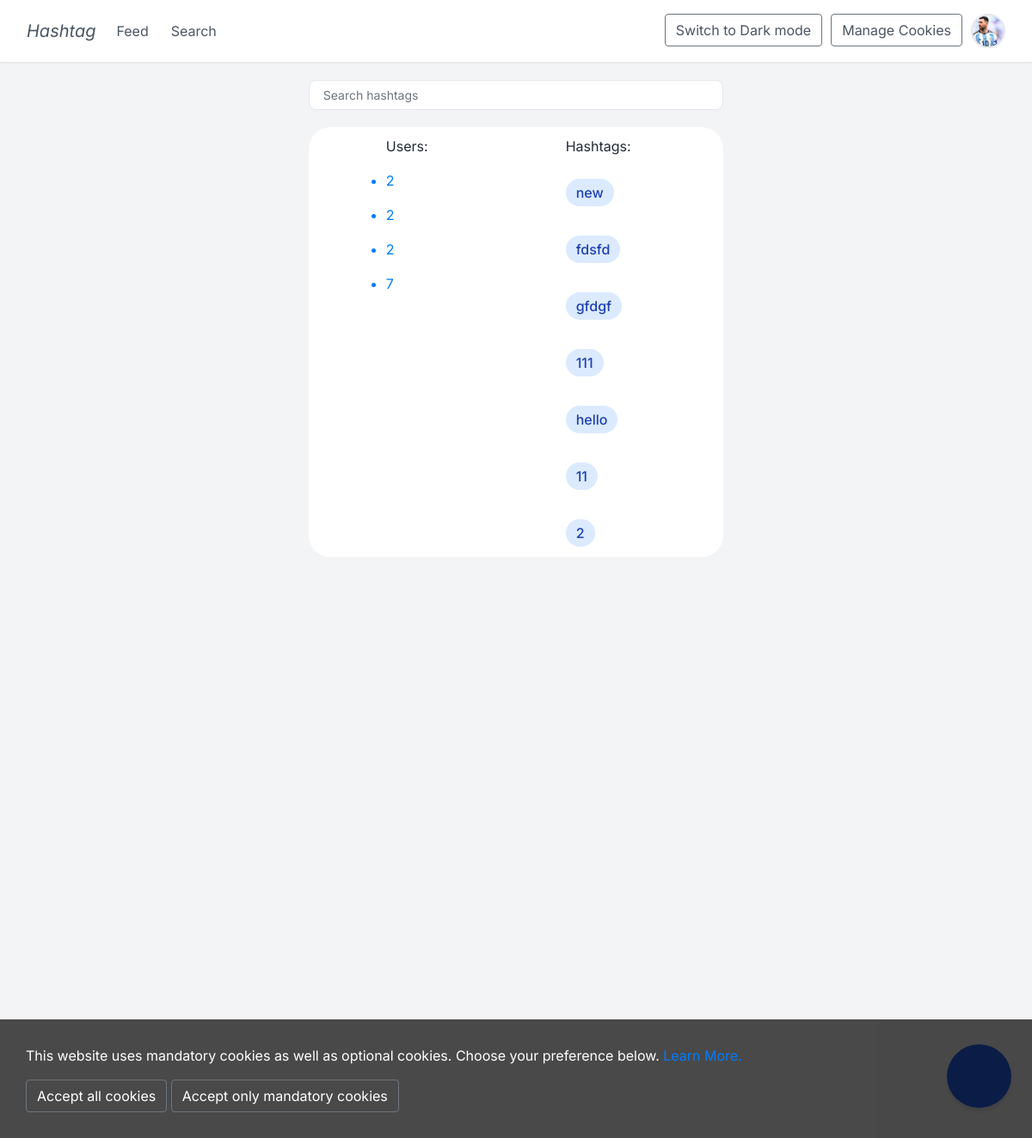
/search (signed in), run on an earlier commit of the app's database.
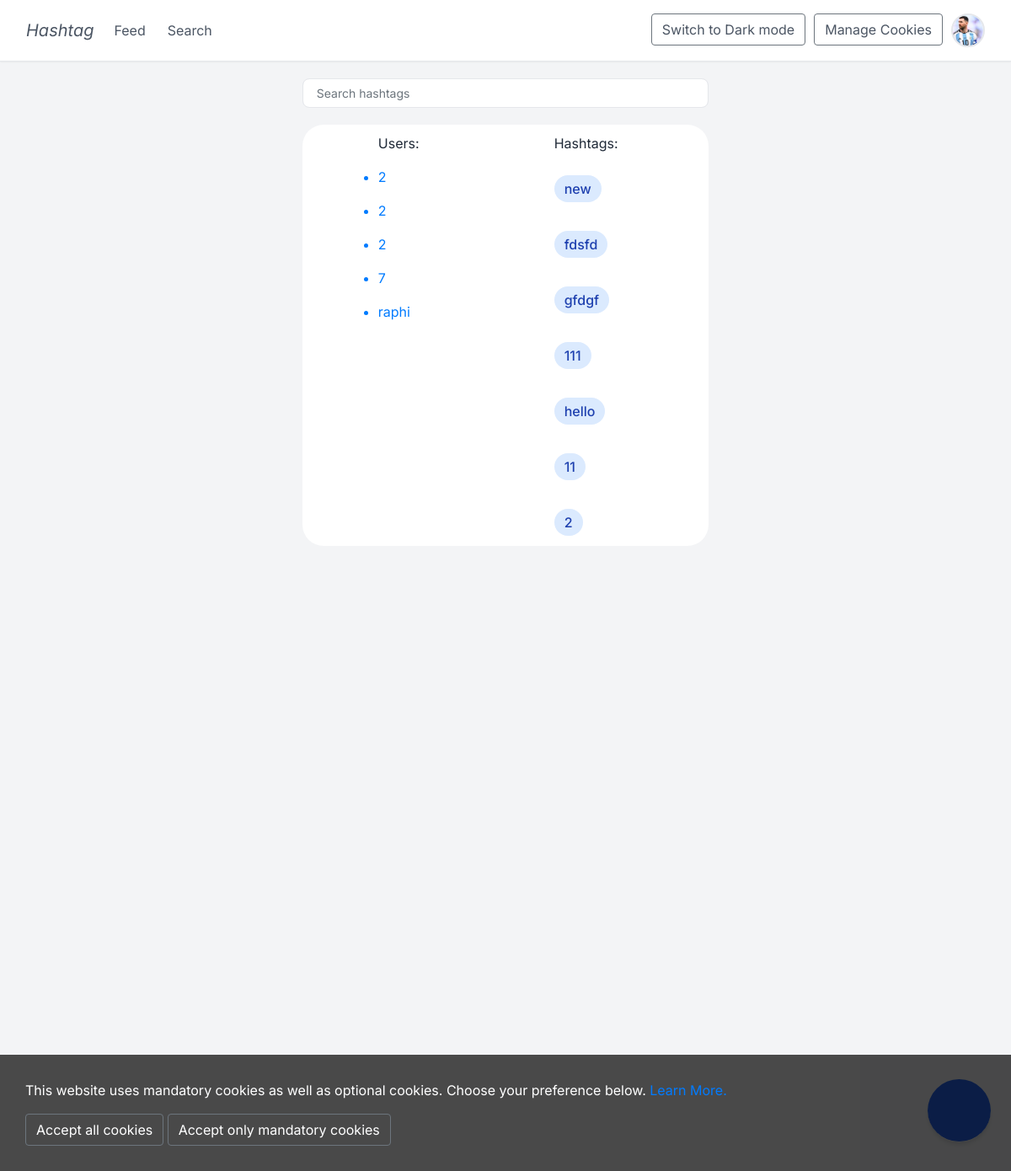
And on a later commit of the database.
### app/models.py (models this page shows, shortened)
class User(UserMixin, db.Model):
    id = db.Column(db.Integer, primary_key=True)
    username = db.Column(db.String(500), unique = True, nullable=False)
    password = db.Column(db.String(500))
    email = db.Column(db.String(1000))
    date_of_birth = db.Column(db.Date)
    profile_picture = db.Column(db.String(120), nullable = True)
    posts = db.relationship('Posts', back_populates='user')
    likes = db.relationship('Likes', backref='user', lazy='dynamic')
    comments = db.relationship('Comments', backref='user', lazy='dynamic')
    followers = db.relationship('Followers', foreign_keys='Followers.follower_id', backref='followed_by', lazy='dynamic')
    following = db.relationship('Followers', foreign_keys='Followers.following_id', backref='following', lazy='dynamic')

class Hashtags(db.Model):
    id = db.Column(db.Integer, primary_key=True)
    name = db.Column(db.String(100), nullable=False, unique=True)
    posts = db.relationship('Posts', secondary='post_hashtag', back_populates='hashtags')

### app/views.py (the view)
@app.route('/search', methods=['GET'])
@login_required
def search_page():
    user_posts = models.Posts.query.join(models.User, models.Posts.user_id == models.User.id).join(models.PostHashtag, models.Posts.post_id == models.PostHashtag.post_id).join(models.Hashtags, models.PostHashtag.hashtag_id == models.Hashtags.id).order_by(models.Posts.post_id.desc()).all()
    all_users = db.session.query(models.User.id, models.User.username).all()
    all_hashtags = db.session.query(models.Hashtags.id,models.Hashtags.name).distinct().all()
    user_dict = {}
    for user in all_users:
        if user.id not in user_dict:
            user_dict[user.id] = {'username': user.username,
                                  'user_id':user.id}
    hashtag_dict = {}
    for hashtag in all_hashtags:
        if hashtag.id not in hashtag_dict:
            hashtag_dict[hashtag.id] = {'hashtag': hashtag.name,
                                        'hashtag_id': hashtag.id}
    theme=request.cookies.get('theme')
    return render_template('search.html', posts = user_posts, theme=theme, all_users=user_dict, all_hashtags=hashtag_dict)

### app/__init__.py (called while the page is built)
@login_manager.user_loader
def load_user(user_id):
    return User.query.get(int(user_id))  # Use query.get() to fetch the user

### app/templates/search.html (shortened to what this page needs)
{% extends "base.html" %}
{% block content %}
<div class="row justify-content-center">
    <div class="col-10 col-sm-10 col-md-10 col-lg-10 col-xl-10 col-xxl-7">
        <div class="new-main">
            <div class="main-content">
                {% if posts|length == 0 %}
                    No posts
                {% else %}
                    <div class="top-main">
                        <input type="text" name="search_text" id="search_text" class="form-control" placeholder="Search hashtags">
                    </div>
                    {% if not posts %}
                        <div class="bottom-container">
                            <p>No posts found</p>
                        </div>
                    {% else %}
                    <div class="lists">
                        <div class = "user-list">
                            <p class = "user-title">Users:</p>
                            {% for user in all_users.values() %}
                            <ul>
                                <a href = {{url_for('profile', user_id=user.user_id)}}><li>{{ user.username }}</li></a>
                            </ul>
                            {% endfor %}
                        </div>
                        <div class = "hashtag-list">
                            <p class = "hashtag-title">Hashtags:</p>
                            {% for hashtag in all_hashtags.values() %}
                            <ul>
                                <a href="{{ url_for('hashtag_profile', hashtag_name=hashtag.hashtag)}}"><li class = "hashtag-search">{{ hashtag.hashtag }}</li></a>
                            </ul>
                            {% endfor %}
                        </div>
                    </div>
                    {% endif %}
                {% endif %}
            </div>
        </div>
    </div>
</div>
<div class="post">
    <a class='register-link' href="/post"><i class="fa fa-plus" aria-hidden="true"></i></a>
</div>
{% endblock %}

### app/templates/base.html (shortened to what this page needs)
<html lang="en">
    <head>
        <link rel="stylesheet" type="text/css" href="{{ url_for('static', filename='fontawesome-free-5.3.1-web/css/all.css') }}">
        <link rel="stylesheet" href="https://stackpath.bootstrapcdn.com/bootstrap/4.2.1/css/bootstrap.min.css">
        <link rel="stylesheet" href="{{ url_for('static', filename='styles.css') }}">
    </head>
    <body>
        <nav class="navbar navbar-expand-sm fixed-top" role="navigation">
          <div class="container-fluid">
            <a class="navbar-brand" href="/feed">Hashtag</a>
            <div class="collapse navbar-collapse" id="navbarSupportedContent">
              <div class="left-nav-buttons">
                {% if current_user.is_authenticated %}
                <ul class="navbar-nav mr-auto">
                  <li class="nav-item"><a class="nav-link" href="/feed">Feed <span class="sr-only">(current)</span></a></li>
                  <li class="nav-item"><a class="nav-link" href="/search">Search</a></li>
                </ul>
                {% endif %}
              </div>
              <div class="right-nav-buttons">
                <ul class="navbar-nav mr-auto">
                  <li class="nav-item"><button id="theme-toggle" class="btn btn-outline-secondary ml-auto">
                    {% if theme == 'dark' %}
                      Switch to Light mode
                    {% else %}
                      Switch to Dark mode
                    {% endif %}
                    </button></li>
                  <li class="nav-item"><button id="manage-cookies" class="btn btn-outline-secondary ml-auto">Manage Cookies</i></button></li>
                  <li>{% if current_user.is_authenticated %}
                    {% if current_user.profile_picture %}
                      <a href="{{ url_for('profile', user_id=current_user.id) }}"><img src="{{ url_for('static', filename='uploads/' + current_user.profile_picture) }}" alt="Profile Picture" class="profile-img"></a>
                    {% else %}
                      <a href="{{ url_for('profile', user_id=current_user.id) }}"><img src="{{ url_for('static', filename='uploads/default.png') }}" alt="Default Profile Picture" class="profile-img"></a>
                    {% endif %}
                  {% endif %}</li>
                </ul>
              </div>
            </div>
          </div>
        </nav>
        <div class="container-fluid-flash">
          <div class="row">
            <div class="col-lg-3 col-md-2 col-sm-1"></div>
              <div class="col-lg-6 col-md-8 col-sm-10 col-12">
              {% block content %}{% endblock %}
              </div>
          </div>
        </div>
        <div id="cookies">
          <div class="cookie-container">
            <div class="subcontainer">
              <div class="cookies">
                <p>This website uses mandatory cookies as well as optional cookies. Choose your preference below. <a href="https://ico.org.uk/for-the-public/online/cookies/">Learn More.</a></p>
                <button id="all-cookies-btn" class="btn btn-outline-secondary ml-auto">Accept all cookies</button>
                <button id="mandatory-cookies-btn" class="btn btn-outline-secondary ml-auto">Accept only mandatory cookies</button>
              </div>
            </div>
          </div>
        </div>
    </body>
</html>

### app/static/styles.css (style rules this page uses)
* { margin: 0; padding: 0; box-sizing: border-box; }
body { font-family: 'Inter', sans-serif; background-color: #f3f4f6; color: #1f2937; }
img { border-radius: 12.5px; }
.navbar { background-color: white; border-bottom: 1px solid #e5e7eb; padding: 1rem; position: sticky; top: 0; z-index: 50; box-shadow: 0 1px 2px 0 rgba(0, 0, 0, 0.05); }
.collapse { display: flex; justify-content: space-between; }
.right-nav-buttons { gap: 10px; display: flex; justify-content: center; align-items: center; }
.nav-item { margin-right: 10px; }
.navbar a, .navbar button { color: #4b5563; text-decoration: none; transition: color 0.2s; }
.navbar-brand { font-style: italic; }
.profile-img { height: 2.5rem; width: 2.5rem; border-radius: 9999px; object-fit: cover; border: 2px solid #e5e7eb; }
.lists { max-height: 500px; overflow: auto; margin-top: 20px; background-color: white; border-radius: 25px; justify-content: space-around; padding: 10px; display: flex; }
.hashtag-search { margin-top: 10px; display: inline-flex; align-items: center; padding: 0.25rem 0.75rem; background-color: #dbeafe; color: #1e40af; border-radius: 9999px; font-size: 1rem; font-weight: 500; margin-right: 0.5rem; margin-bottom: 0.5rem; }
input[type="text"] { margin-top: 20px; margin-bottom: 20px; width: 100%; padding: 0.75rem 1rem; border: 1px solid #e5e7eb; border-radius: 0.5rem; font-size: 0.875rem; transition: all 0.2s; }
.post { position: fixed; bottom: 1.5rem; right: 1.5rem; height: 75px; width: 75px; background-color: #2563eb; color: white; border-radius: 9999px; box-shadow: 0 4px 6px -1px rgba(0, 0, 0, 0.1), 0 2px 4px -1px rgba(0, 0, 0, 0.06); display: flex; justify-content: center; align-items: center; transition: transform 0.2s, background-color 0.2s; }
.post i { color: white; }
.post, .liked-post { padding: 15px; border-bottom: 1px solid #eee; margin-bottom: 10px; }
#cookies { padding: 30px; width: 100%; position: fixed; bottom: 0; color: white; background-color: rgba(0, 0, 0, 0.7); z-index: 1; }
#all-cookies-btn, #mandatory-cookies-btn { color: white; }
.cookies { min-height: 70px; }

What changed in the data, as far as the page shows it:
added User: username "raphi"
